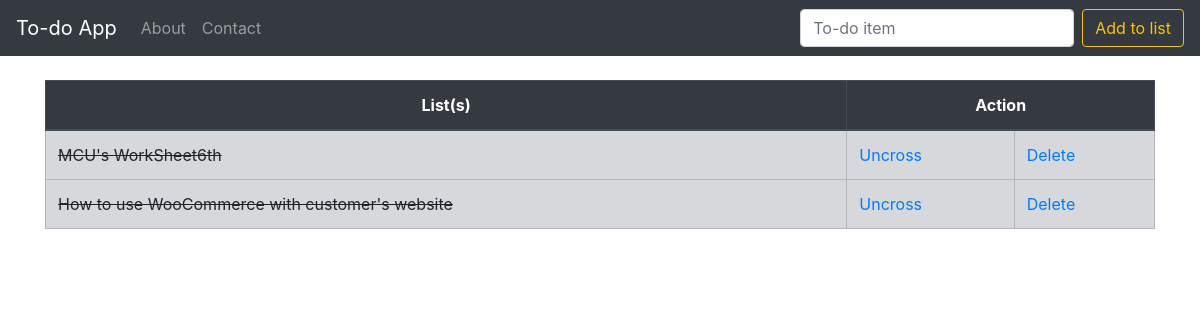
The page / on the database its author committed.
### todoApp/models.py (models this page shows, shortened)
class List(models.Model):
    item=models.CharField(max_length=300)
    finished=models.BooleanField(default=False)

### todoApp/views.py (the view)
# urls.py: path('', views.index, name='home'),
def index(request):
    if request.method=='POST':
        form=ListForm(request.POST or None)
        if form.is_valid():
            form.save()
            allItems=List.objects.all
            return render(request,'index.html',{'all':allItems})
    else:
        allItems=List.objects.all
        return render(request,'index.html',{'all': allItems})

### todoApp/templates/index.html (shortened to what this page needs)
{% extends "base.html" %}
{% block content %}
    {% if all %}
    <br>
    <table class="table table-bordered">
        <thead class="thead-dark">
            <tr>
                <th>List(s)</th>
                <th colspan="2">Action</th>
            </tr>
        </thead>
        {% for todoList in all %}
            {% if todoList.finished %}
            <tr class="table-secondary">
                <td class="crossout">{{ todoList.item}}</td>
                <td><a href="{% url 'changeCross' todoList.id %}">Uncross</a></td>
                <td><a href="{% url 'delete' todoList.id %}">Delete</a></td>
            </tr>
            {% else %}
            <tr>
                <td>{{ todoList.item}}</td>
                <td><a href="{% url 'changeCross' todoList.id %}">Cross out</a></td>
                <td><a href="{% url 'delete' todoList.id %}">Delete</a></td>
            </tr>
            {% endif %}
        {% endfor%}
    </table>
    {% endif %}
{% endblock %}

### static/css/myStyle.css (style rules this page uses)
.crossout { text-decoration: line-through; }
th { text-align: center; }

### rows shown on the page
List: item "MCU's WorkSheet6th"
List: item "How to use WooCommerce with customer's website"
